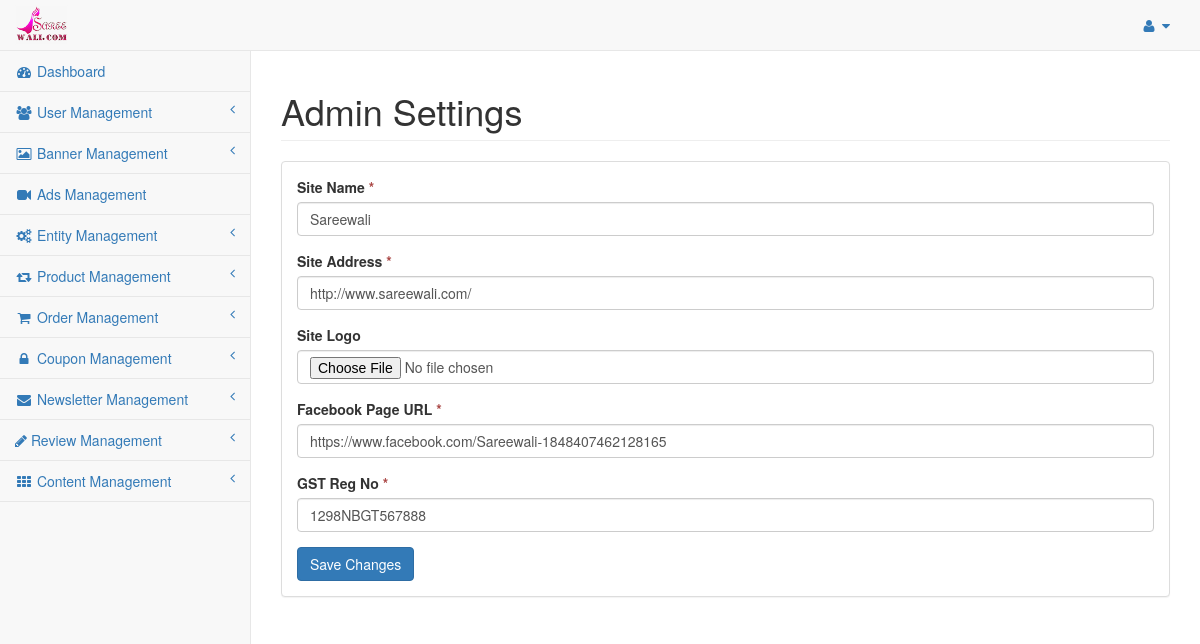
The page /index.php/admin/user/settings on the database as committed earlier.
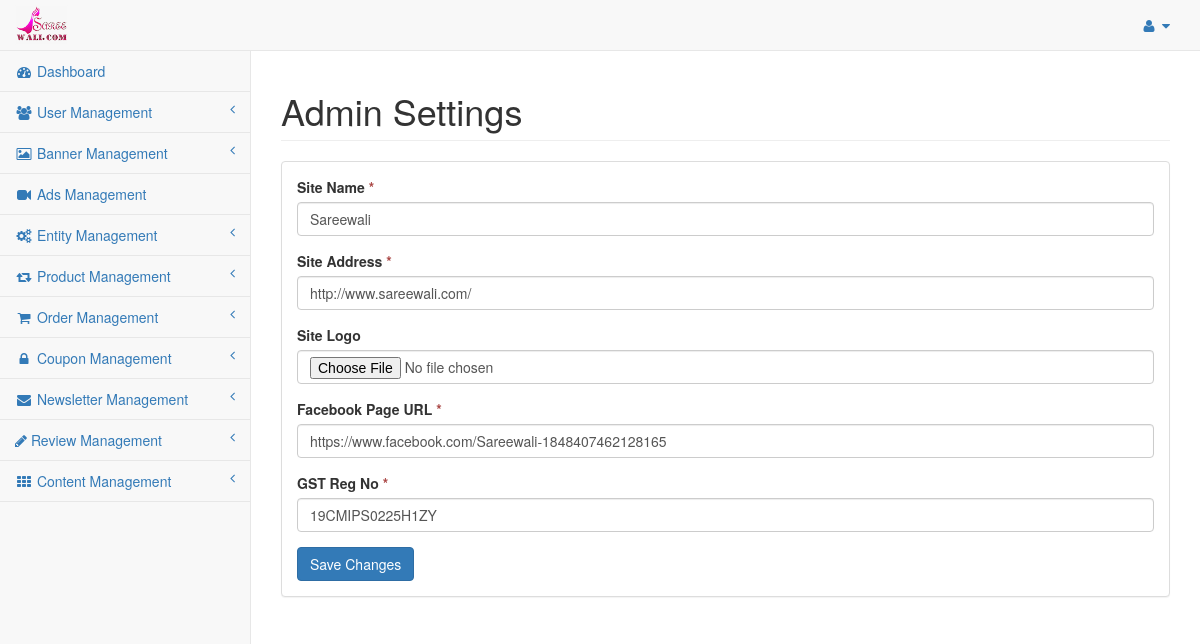
The same page on the database as committed later.
### tables this page shows
CREATE TABLE `saree_settings` (
  `settings_id` int(11) NOT NULL,
  `sitename` varchar(255) NOT NULL,
  `siteaddress` varchar(255) NOT NULL,
  `logoname` varchar(255) NOT NULL,
  `logopathname` varchar(255) NOT NULL,
  `facebook_page_url` varchar(255) NOT NULL,
  `gst_no` varchar(255) NOT NULL,
  `date_added` int(11) NOT NULL
);

### application/models/Defaultdata.php (called while the page is built, shortened)
<?php
class Defaultdata extends CI_Model {
	private $mydata = array();
	public function getBackendDefaultData()
	{
		$this->mydata["tot_segments"] = $this->getUrlSegments();
		$this->mydata['general_settings'] = $this->grabSettingData();
		$this->mydata['admin_profile'] = $this->grabProfileData();
		$this->mydata["sidebar"] = $this->load->view('admin/partials/sidebar', null, true);
		$this->data = $this->mydata;
		$this->headerdata = $this->mydata;
		$this->data["header"] = $this->load->view('admin/partials/header', $this->headerdata, true);
		$this->data["head"] = $this->load->view('admin/partials/head', $this->headerdata, true);
		$this->data["footer"] = $this->load->view('admin/partials/footer', null, true);
		return $this->data;
	}
	public function getUrlSegments()
	{
		$all_segment=$this->uri->segment_array();
		return $all_segment;
	}
	public function grabSettingData(){
		$query = $this->db->get(TABLE_SETTINGS);
		return $query->row();
	}
	public function grabProfileData(){
		$query = $this->db->get(TABLE_ADMIN);
		return $query->row();
	}
}
?>

### application/controllers/admin/User.php (called while the page is built, shortened)
<?php
	class User extends CI_Controller {
		public $data = array();
		public function __construct(){
			$this->load->model('userdata');
			$this->load->model('adsdata');
			$this->data = $this->defaultdata->getBackendDefaultData();
		}
		public function settings(){
			if($this->session->userdata('has_error')){
				$this->data['settings_data'] = (object)$this->session->userdata;
			}else{
				$this->data['settings_data'] = $this->defaultdata->grabSettingData();
			}
			$this->load->view('admin/settings', $this->data);
		}
	}
?>

### index.php (called while the page is built, shortened)
<?php
require_once BASEPATH.'core/CodeIgniter.php';

### application/views/admin/settings.php (the view, shortened to what this page needs)
<?php echo $head; ?>
<div id="wrapper">
	<?php echo $header; ?>
	<div id="page-wrapper" style="min-height: 325px;">
		<div class="row">
			<div class="col-lg-12">
				<h1 class="page-header">Admin Settings</h1>
			</div>
		</div>
		<div class="row">
			<div class="col-lg-12">
				<div class="panel panel-default">
					<div class="panel-body">
						<div class="row">
							<div class="col-lg-12">
								<form action="<?php echo base_url('admin/user/process_settings');?>" method="POST" role="form" enctype="multipart/form-data">
									<div class="form-group">
										<label class="control-label">Site Name <span style="color:#a94442;">*</span></label>
										<input class="form-control" type="text" name="sitename" placeholder="Enter Sitename" value="<?php if(isset($settings_data->sitename)){echo $settings_data->sitename;}?>">
									</div>
									<div class="form-group">
										<label class="control-label">Site Address <span style="color:#a94442;">*</span></label>
										<input class="form-control" type="text" name="siteaddress" placeholder="Enter Site Address" value="<?php if(isset($settings_data->siteaddress)){echo $settings_data->siteaddress;}?>">
									</div>
									<div class="form-group">
										<label class="control-label">Site Logo</label>
										<input class="form-control" type="file" name="logo">
									</div>
									<div class="form-group">
										<label class="control-label">Facebook Page URL <span style="color:#a94442;">*</span></label>
										<input class="form-control" type="text" name="facebook_page_url" placeholder="Enter Site Address" value="<?php if(isset($settings_data->facebook_page_url)){echo $settings_data->facebook_page_url;}?>">
									</div>
									<div class="form-group">
										<label class="control-label">GST Reg No <span style="color:#a94442;">*</span></label>
										<input class="form-control" type="text" name="gst_no" placeholder="Enter GST Reg No" value="<?php if(isset($settings_data->gst_no)){echo $settings_data->gst_no;}?>">
									</div>
									<button type="submit" class="btn btn-primary">Save Changes</button>
								</form>
							</div>
						</div>
					</div>
				</div>
			</div>
		</div>
	</div>
</div>
<?php echo $footer; ?>

### application/views/admin/partials/header.php (shortened to what this page needs)
<nav class="navbar navbar-default navbar-static-top" role="navigation" style="margin-bottom: 0">
	<div class="navbar-header">
		<a class="navbar-brand" href="<?php echo base_url('admin/dashboard');?>">
			<?php
				if(isset($general_settings->logoname) && file_exists(UPLOAD_RELATIVE_LOGO_PATH.$general_settings->logoname)){
			?>
				<img src="<?php echo UPLOAD_LOGO_PATH.$general_settings->logoname.'?v='.time();?>" width="230" height="50">
			<?php
				}
			?>
		</a>
	</div>
	<ul class="nav navbar-top-links navbar-right">
		<li class="dropdown">
			<a class="dropdown-toggle" data-toggle="dropdown" href="#">
				<i class="fa fa-user fa-fw"></i> <i class="fa fa-caret-down"></i>
			</a>
		</li>
	</ul>
	<?php echo $sidebar; ?>
</nav>

Rows that differ between the two databases and show on the page:
changed saree_settings "Sareewali": gst_no "1298NBGT567888" → "19CMIPS0225H1ZY"
